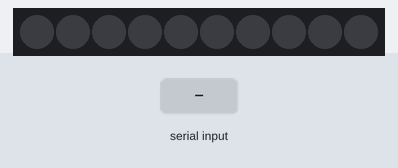
Recording of a sketch running on a simulated ESP8266 (NodeMCU). Parts: 10 RGB LEDs in strip order, left to right. The test bench sets the inputs (shaded band).

Above: at 1.2 s.
1.3 s: "angry\n" received over Serial
At 2.1 s:
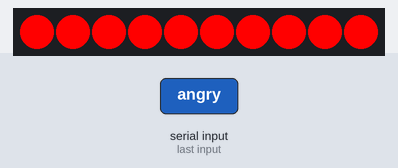
2.8 s: "disgust\n" received over Serial
At 3.5 s:
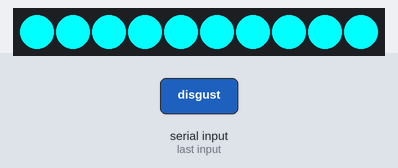
4.3 s: "fear\n" received over Serial
At 4.9 s:
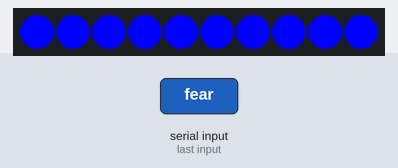
5.8 s: "happy\n" received over Serial
At 6.4 s:
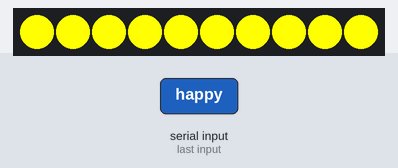
7.3 s: "sad\n" received over Serial
At 7.8 s:
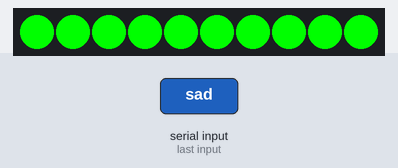
8.8 s: "surprise\n" received over Serial
At 9.2 s:
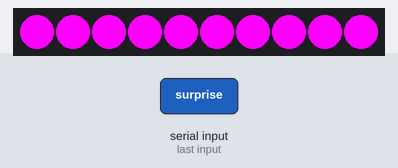
Timing chart, 0 to 11.3 s (numbered marks = the images above; inputs shaded):
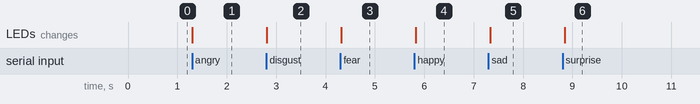

The sketch:

color_neo.ino
```cpp
#include <FastLED.h>

#define LED_PIN D1
#define NUM_LEDS 10 // Number of LED pixels

CRGB leds[NUM_LEDS];

int currentColor = -1;

void setup() {
  Serial.begin(9600);
  FastLED.addLeds<NEOPIXEL, LED_PIN>(leds, NUM_LEDS);
  FastLED.show();
}

void loop() {
  // Check if there is available serial data
  if (Serial.available() > 0) {
    String emotionInput = Serial.readStringUntil('\n');
    // Set color based on the received emotion
    setColorFromSerialInput(emotionInput);
  }

  // Display the current color
  displayColor();

  delay(100); // Small delay to avoid flooding the serial buffer
}

void displayColor() {
  // Check if there is a valid color
  if (currentColor >= 0) {
    // Set the corresponding color based on the current emotion
    switch (currentColor) {
      case 0:
        setColor(0, 0, 255); // Blue
        break;
      case 1:
        setColor(0, 255, 0); // Green
        break;
      case 2:
        setColor(255, 0, 0); // Red
        break;
      case 3:
        setColor(255, 255, 0); // Yellow
        break;
      case 4:
        setColor(0, 255, 255); // Cyan
        break;
      case 5:
        setColor(255, 0, 255); // Magenta
        break;
      case 6:
        setColor(255, 255, 255); // White
        break;
      default:
        setColor(0, 0, 0); // Off
        break;
    }
  }
}

void setColor(uint8_t red, uint8_t green, uint8_t blue) {
  for (int i = 0; i < NUM_LEDS; i++) {
    leds[i] = CRGB(red, green, blue);
  }
  FastLED.show();
}

void setColorFromSerialInput(String emotionInput) {
  emotionInput.trim(); // Remove leading/trailing whitespaces

  // Set color based on the received emotion
  if (emotionInput == "angry") {
    currentColor = 2; // Red
  } else if (emotionInput == "disgust") {
    currentColor = 4; // Green
  } else if (emotionInput == "fear") {
    currentColor = 0; // Blue
  } else if (emotionInput == "happy") {
    currentColor = 3; // Yellow
  } else if (emotionInput == "sad") {
    currentColor = 1; // Cyan
  } else if (emotionInput == "surprise") {
    currentColor = 5; // Magenta
  } else if (emotionInput == "neutral") {
    currentColor = 6; // White
  } else if (emotionInput == "blank") {
    currentColor = -1; // Off
  }
}
```

Measured:
- after the input at 1.3 s, the LEDs: change at once (image 1)
- after the input at 2.8 s, the LEDs: change at once (image 2)
- after the input at 4.3 s, the LEDs: change at once (image 3)
- after the input at 5.8 s, the LEDs: change at once (image 4)
- after the input at 7.3 s, the LEDs: change at once (image 5)
- after the input at 8.8 s, the LEDs: change at once (image 6)
